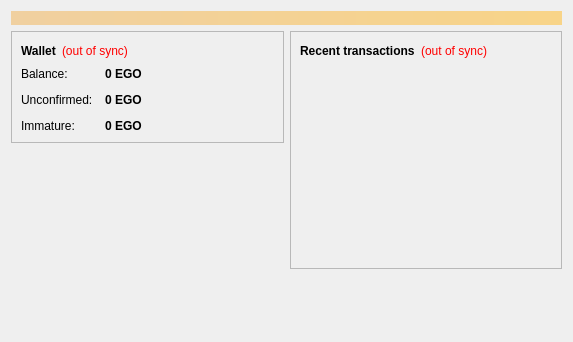
<?xml version="1.0" encoding="UTF-8"?>
<ui version="4.0">
 <class>OverviewPage</class>
 <widget class="QWidget" name="OverviewPage">
  <property name="geometry">
   <rect>
    <x>0</x>
    <y>0</y>
    <width>573</width>
    <height>342</height>
   </rect>
  </property>
  <property name="windowTitle">
   <string>Form</string>
  </property>
  <layout class="QVBoxLayout" name="topLayout">
   <item>
    <widget class="QLabel" name="labelAlerts">
     <property name="visible">
      <bool>false</bool>
     </property>
     <property name="styleSheet">
      <string notr="true">background-color: qlineargradient(x1: 0, y1: 0, x2: 1, y2: 0, stop:0 #F0D0A0, stop:1 #F8D488); color:#000000;</string>
     </property>
     <property name="wordWrap">
      <bool>true</bool>
     </property>
     <property name="margin">
      <number>3</number>
     </property>
    </widget>
   </item>
   <item>
    <layout class="QHBoxLayout" name="horizontalLayout" stretch="1,1">
     <item>
      <layout class="QVBoxLayout" name="verticalLayout_2">
       <item>
        <widget class="QFrame" name="frame">
         <property name="frameShape">
          <enum>QFrame::StyledPanel</enum>
         </property>
         <property name="frameShadow">
          <enum>QFrame::Raised</enum>
         </property>
         <layout class="QVBoxLayout" name="verticalLayout_4">
          <item>
           <layout class="QHBoxLayout" name="horizontalLayout_4">
            <item>
             <widget class="QLabel" name="label_5">
              <property name="font">
               <font>
                <weight>75</weight>
                <bold>true</bold>
               </font>
              </property>
              <property name="text">
               <string>Wallet</string>
              </property>
             </widget>
            </item>
            <item>
             <widget class="QLabel" name="labelWalletStatus">
              <property name="toolTip">
               <string>The displayed information may be out of date. Your wallet automatically synchronizes with the eGold network after a connection is established, but this process has not completed yet.</string>
              </property>
              <property name="styleSheet">
               <string notr="true">QLabel { color: red; }</string>
              </property>
              <property name="text">
               <string notr="true">(out of sync)</string>
              </property>
              <property name="alignment">
               <set>Qt::AlignLeading|Qt::AlignLeft|Qt::AlignVCenter</set>
              </property>
             </widget>
            </item>
            <item>
             <spacer name="horizontalSpacer_2">
              <property name="orientation">
               <enum>Qt::Horizontal</enum>
              </property>
              <property name="sizeHint" stdset="0">
               <size>
                <width>40</width>
                <height>20</height>
               </size>
              </property>
             </spacer>
            </item>
           </layout>
          </item>
          <item>
           <layout class="QFormLayout" name="formLayout_2">
            <property name="fieldGrowthPolicy">
             <enum>QFormLayout::AllNonFixedFieldsGrow</enum>
            </property>
            <property name="horizontalSpacing">
             <number>12</number>
            </property>
            <property name="verticalSpacing">
             <number>12</number>
            </property>
            <item row="0" column="0">
             <widget class="QLabel" name="label">
              <property name="text">
               <string>Balance:</string>
              </property>
             </widget>
            </item>
            <item row="0" column="1">
             <widget class="QLabel" name="labelBalance">
              <property name="font">
               <font>
                <weight>75</weight>
                <bold>true</bold>
               </font>
              </property>
              <property name="cursor">
               <cursorShape>IBeamCursor</cursorShape>
              </property>
              <property name="toolTip">
               <string>Your current balance</string>
              </property>
              <property name="text">
               <string notr="true">0 EGO</string>
              </property>
              <property name="textInteractionFlags">
               <set>Qt::LinksAccessibleByMouse|Qt::TextSelectableByKeyboard|Qt::TextSelectableByMouse</set>
              </property>
             </widget>
            </item>
            <item row="1" column="0">
             <widget class="QLabel" name="label_3">
              <property name="text">
               <string>Unconfirmed:</string>
              </property>
             </widget>
            </item>
            <item row="1" column="1">
             <widget class="QLabel" name="labelUnconfirmed">
              <property name="font">
               <font>
                <weight>75</weight>
                <bold>true</bold>
               </font>
              </property>
              <property name="cursor">
               <cursorShape>IBeamCursor</cursorShape>
              </property>
              <property name="toolTip">
               <string>Total of transactions that have yet to be confirmed, and do not yet count toward the current balance</string>
              </property>
              <property name="text">
               <string notr="true">0 EGO</string>
              </property>
              <property name="textInteractionFlags">
               <set>Qt::LinksAccessibleByMouse|Qt::TextSelectableByKeyboard|Qt::TextSelectableByMouse</set>
              </property>
             </widget>
            </item>
            <item row="2" column="0">
             <widget class="QLabel" name="labelImmatureText">
              <property name="text">
               <string>Immature:</string>
              </property>
             </widget>
            </item>
            <item row="2" column="1">
             <widget class="QLabel" name="labelImmature">
              <property name="font">
               <font>
                <weight>75</weight>
                <bold>true</bold>
               </font>
              </property>
              <property name="toolTip">
               <string>Mined balance that has not yet matured</string>
              </property>
              <property name="text">
               <string notr="true">0 EGO</string>
              </property>
              <property name="textInteractionFlags">
               <set>Qt::LinksAccessibleByMouse|Qt::TextSelectableByKeyboard|Qt::TextSelectableByMouse</set>
              </property>
             </widget>
            </item>
           </layout>
          </item>
         </layout>
        </widget>
       </item>
       <item>
        <spacer name="verticalSpacer">
         <property name="orientation">
          <enum>Qt::Vertical</enum>
         </property>
         <property name="sizeHint" stdset="0">
          <size>
           <width>20</width>
           <height>40</height>
          </size>
         </property>
        </spacer>
       </item>
      </layout>
     </item>
     <item>
      <layout class="QVBoxLayout" name="verticalLayout_3">
       <item>
        <widget class="QFrame" name="frame_2">
         <property name="frameShape">
          <enum>QFrame::StyledPanel</enum>
         </property>
         <property name="frameShadow">
          <enum>QFrame::Raised</enum>
         </property>
         <layout class="QVBoxLayout" name="verticalLayout">
          <item>
           <layout class="QHBoxLayout" name="horizontalLayout_2">
            <item>
             <widget class="QLabel" name="label_4">
              <property name="text">
               <string>&lt;b&gt;Recent transactions&lt;/b&gt;</string>
              </property>
             </widget>
            </item>
            <item>
             <widget class="QLabel" name="labelTransactionsStatus">
              <property name="toolTip">
               <string>The displayed information may be out of date. Your wallet automatically synchronizes with the eGold network after a connection is established, but this process has not completed yet.</string>
              </property>
              <property name="styleSheet">
               <string notr="true">QLabel { color: red; }</string>
              </property>
              <property name="text">
               <string notr="true">(out of sync)</string>
              </property>
              <property name="alignment">
               <set>Qt::AlignRight|Qt::AlignTrailing|Qt::AlignVCenter</set>
              </property>
             </widget>
            </item>
            <item>
             <spacer name="horizontalSpacer">
              <property name="orientation">
               <enum>Qt::Horizontal</enum>
              </property>
              <property name="sizeHint" stdset="0">
               <size>
                <width>40</width>
                <height>20</height>
               </size>
              </property>
             </spacer>
            </item>
           </layout>
          </item>
          <item>
           <widget class="QListView" name="listTransactions">
            <property name="styleSheet">
             <string notr="true">QListView { background: transparent; }</string>
            </property>
            <property name="frameShape">
             <enum>QFrame::NoFrame</enum>
            </property>
            <property name="verticalScrollBarPolicy">
             <enum>Qt::ScrollBarAlwaysOff</enum>
            </property>
            <property name="horizontalScrollBarPolicy">
             <enum>Qt::ScrollBarAlwaysOff</enum>
            </property>
            <property name="selectionMode">
             <enum>QAbstractItemView::NoSelection</enum>
            </property>
           </widget>
          </item>
         </layout>
        </widget>
       </item>
       <item>
        <spacer name="verticalSpacer_2">
         <property name="orientation">
          <enum>Qt::Vertical</enum>
         </property>
         <property name="sizeHint" stdset="0">
          <size>
           <width>20</width>
           <height>40</height>
          </size>
         </property>
        </spacer>
       </item>
      </layout>
     </item>
    </layout>
   </item>
  </layout>
 </widget>
 <resources/>
 <connections/>
</ui>
